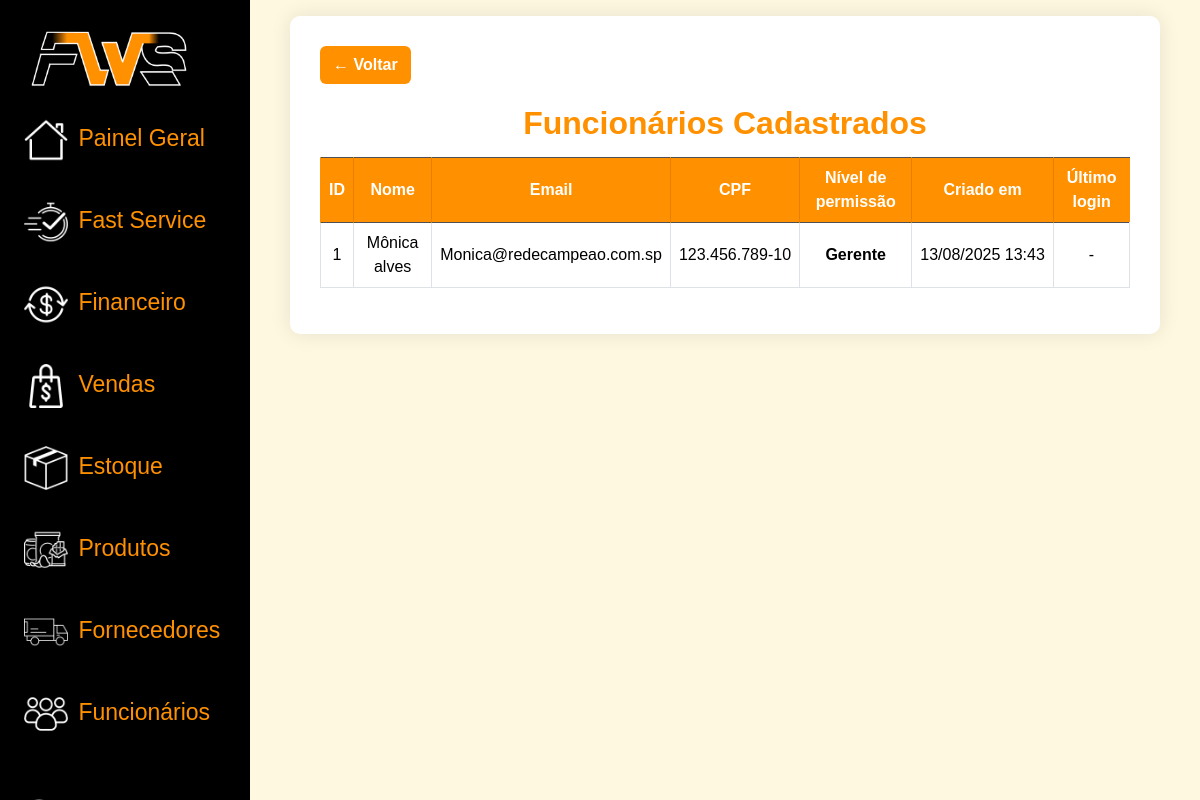
The app's page /FWS_ADM/funcionarios/HTML/lista_funcionarios.php (signed in) with its own data.
### tables this page shows
CREATE TABLE IF NOT EXISTS `funcionarios` (
  `id` int NOT NULL AUTO_INCREMENT,
  `nome` varchar(100) NOT NULL,
  `cpf` varchar(14) NOT NULL,
  `email` varchar(100) NOT NULL,
  `senha` varchar(255) NOT NULL,
  `nivel_permissao` tinyint NOT NULL,
  `criado_em` timestamp NULL DEFAULT CURRENT_TIMESTAMP,
  `ultimo_login` datetime DEFAULT NULL,
  `ativo` tinyint(1) DEFAULT '1',
  PRIMARY KEY (`id`),
  UNIQUE KEY `cpf` (`cpf`),
  UNIQUE KEY `email` (`email`),
  CONSTRAINT `funcionarios_chk_1` CHECK ((`nivel_permissao` between 1 and 3))
);

### FWS_ADM/funcionarios/HTML/lista_funcionarios.php (the view, shortened to what this page needs)
<?php
include "../../conn.php";
$query = "SELECT id, nome, email, CPF, nivel_permissao, criado_em, ultimo_login FROM funcionarios ORDER BY id ASC";
$result = $sql->query($query);
function nivelPermissao($nivel) {
    return ($nivel == 1) ? 'Atendente' : 'Gerente';
}
?>
<!DOCTYPE html>
<html lang="pt-br">
<head>
    <link href="https://cdn.jsdelivr.net/npm/bootstrap@5.3.3/dist/css/bootstrap.min.css" rel="stylesheet">
</head>
<body>
<div class="container-fluid">
        <div class="row flex-nowrap">
            <div class="col-auto px-sm-2 px-0 bg-dark" id="fund">
                <div class="d-flex flex-column align-items-center align-items-sm-start px-3 pt-2 text-white min-vh-100"
                    id="menu">
                    <ul class="nav nav-pills flex-column mb-sm-auto mb-0 align-items-center align-items-sm-start">
                        <li id="logo-linha"><img src="../../menu_principal/IMG/logo_linhas.png"></li>
                        <li class="nav-item">
                            <a href="/fws/FWS_ADM/menu_principal/HTML/menu_principal1.php"
                                class="nav-link align-middle px-0" id="cor-fonte">
                                <img src="../../menu_principal/IMG/painelgeral.png">
                                <span class="ms-1 d-none d-sm-inline">Painel Geral</span>
                            </a>
                        </li>
                        <li><a href="/fws/FWS_ADM/fast_service/HTML/fast_service.php" class="nav-link align-middle px-0" id="cor-fonte">
                                <img src="../../menu_principal/IMG/fastservice.png">
                                <span class="ms-1 d-none d-sm-inline">Fast Service</span>
                            </a></li>
                        <li><a href="/fws/FWS_ADM/menu_financeiro/HTML/menu_financeiro.php" class="nav-link align-middle px-0" id="cor-fonte">
                                <img src="../../menu_principal/IMG/financeiro.png">
                                <span class="ms-1 d-none d-sm-inline">Financeiro</span>
                            </a></li>
                        <li><a href="/fws/FWS_ADM/menu_vendas/HTML/menu_venda.php" class="nav-link align-middle px-0" id="cor-fonte">
                                <img src="../../menu_principal/IMG/vendaspai.png">
                                <span class="ms-1 d-none d-sm-inline">Vendas</span>
                            </a></li>
                        <li><a href="/fws/FWS_ADM/estoque/HTML/estoque.php" class="nav-link align-middle px-0"
                                id="cor-fonte">
                                <img src="../../menu_principal/IMG/estoque.png">
                                <span class="ms-1 d-none d-sm-inline">Estoque</span>
                            </a></li>
                        <li><a href="/fws/FWS_ADM/produtos/HTML/lista_produtos.php"
                                class="nav-link align-middle px-0" id="cor-fonte">
                                <img src="../../menu_principal/IMG/produtos.png">
                                <span class="ms-1 d-none d-sm-inline">Produtos</span>
                            </a></li>
                        <li><a href="/fws/FWS_ADM/fornecedores/HTML/lista_fornecedores.php"
                                class="nav-link align-middle px-0" id="cor-fonte">
                                <img src="../../menu_principal/IMG/fornecedor.png">
                                <span class="ms-1 d-none d-sm-inline">Fornecedores</span>
                            </a></li>
                        <li><a href="/fws/FWS_ADM/funcionarios/HTML/menu_funcionarios.php" class="nav-link align-middle px-0" id="cor-fonte">
                                <img src="../../menu_principal/IMG/funcionarios.png">
                                <span class="ms-1 d-none d-sm-inline">Funcionários</span>
                            </a></li>
                    </ul>
                </div>
            </div>
        <div class="col py-3" id="conteudo-principal">
            <div class="container">
                <a href="javascript:history.back()" class="btn btn-voltar">← Voltar</a>
                <h2>Funcionários Cadastrados</h2>
                <table class="table table-bordered table-hover">
                    <thead class="table-dark">
                        <tr>
                            <th>ID</th>
                            <th>Nome</th>
                            <th>Email</th>
                            <th>CPF</th>
                            <th>Nível de permissão</th>
                            <th>Criado em</th>
                            <th>Último login</th>
                        </tr>
                    </thead>
                    <tbody>
                        <?php if($result->num_rows > 0): ?>
                            <?php while($row = $result->fetch_assoc()): ?>
                                <tr>
                                    <td class="sem-quebra"><?= $row['id'] ?></td>
                                    <td class="col-nome"><?= htmlspecialchars($row['nome']) ?></td>
                                    <td class="sem-quebra"><?= htmlspecialchars($row['email']) ?></td>
                                    <td class="sem-quebra"><?= htmlspecialchars($row['CPF']) ?></td>
                                    <td class="nivel-vermelho"><?= nivelPermissao($row['nivel_permissao']) ?></td>
                                    <td class="sem-quebra"><?= date('d/m/Y H:i', strtotime($row['criado_em'])) ?></td>
                                    <td class="sem-quebra"><?= $row['ultimo_login'] ? date('d/m/Y H:i', strtotime($row['ultimo_login'])) : '-' ?></td>
                                </tr>
                            <?php endwhile; ?>
                        <?php else: ?>
                            <tr>
                                <td colspan="7">Nenhum funcionário cadastrado.</td>
                            </tr>
                        <?php endif; ?>
                    </tbody>
                </table>
            </div>
        </div>
    </div>
</div>
</body>
</html>

### FWS_ADM/funcionarios/HTML/lista_funcionarios.php (style rules this page uses)
body { background-color: #fff8e1; font-family: "Poppins", sans-serif; margin: 0; }
#fund { position: fixed; top: 0; left: 0; height: 100vh; width: 250px; background-color: black !important; overflow-y: auto; z-index: 1000; }
#menu { background-color: black; }
#cor-fonte { color: #ff9100; font-size: 23px; padding-bottom: 30px; }
#cor-fonte img { width: 44px; }
#logo-linha img { width: 170px; }
#conteudo-principal { margin-left: 250px; padding: 40px; }
.container { max-width: 1000px; background: white; padding: 30px; border-radius: 10px; box-shadow: 0 0 20px rgba(0, 0, 0, 0.1); }
h2 { text-align: center; margin-bottom: 15px; color: #ff9100; font-weight: bold; }
.btn-voltar { margin-bottom: 20px; background-color: #ff9100; color: white; font-weight: bold; }
table th, table td { text-align: center; vertical-align: middle; }
.table thead.table-dark { background-color: #ff9100; }
.table thead.table-dark th { background-color: #ff9100; color: white; border-color: #ff9100; border-right: 1px solid #e68000; }
.table thead.table-dark th:last-child { border-right: none; }
.col-nome { max-width: 220px; white-space: normal; word-wrap: break-word; }
.sem-quebra { white-space: nowrap; }
.nivel-vermelho { color: #d11b1b; font-weight: bold; }

### records on screen
funcionarios: id "1", nome "Mônica alves", email "Monica@redecampeao.com.sp", cpf "123.456.789-10", nivel_permissao "Gerente", criado_em "13/08/2025 13:43"
